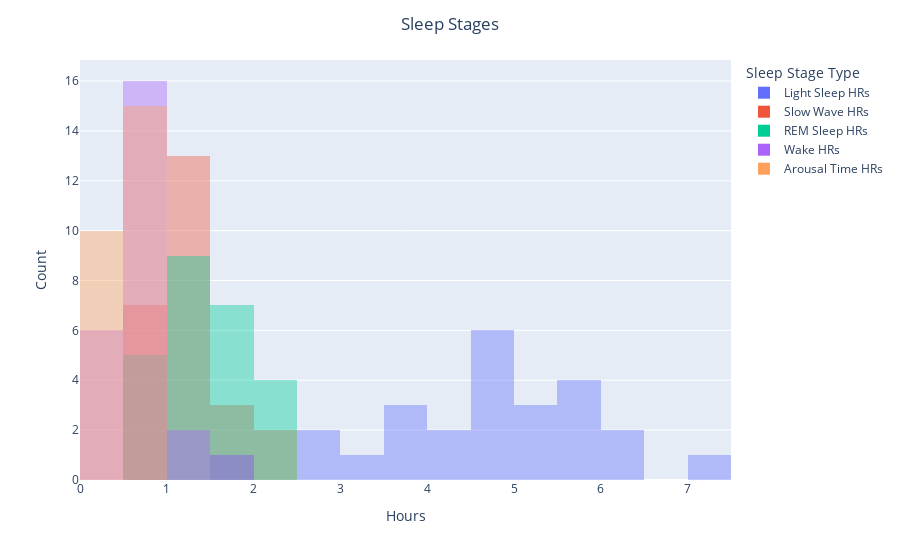

Write notebook code for a chart like this one.
### Markdown cell above
### Sleep Stages in Histogram view
> sleep_stages_hist() in VisableWhoop

### Code cell
sleep_stages_df = df.melt(id_vars="cycle_start", value_vars=["Light Sleep HRs", "Slow Wave HRs", "REM Sleep HRs", "Wake HRs", "Arousal Time HRs"])


fig = px.histogram(sleep_stages_df, x="value", color="variable")

fig.update_traces(overwrite=True, marker={"opacity": 0.4}) 
fig.update_layout(barmode='overlay', title_text='Sleep Stages', title_x=0.5, legend_title="Sleep Stage Type",
                xaxis_title="Hours", yaxis_title="Count")

fig.show()

### Figure 1 — Plotly figure (JSON) as saved in the notebook; plotly's stock layout.template omitted (floating-point values rounded to 4 significant figures)
{"data": [{"alignmentgroup": "True", "bingroup": "x", "hovertemplate": "variable=Light Sleep HRs<br>value=%{x}<br>count=%{y}<extra></extra>", "legendgroup": "Light Sleep HRs", "marker": {"opacity": 0.4}, "name": "Light Sleep HRs", "offsetgroup": "Light Sleep HRs", "orientation": "v", "showlegend": true, "type": "histogram", "x": [5.635, 5.831, 6.258, 3.685, 4.988, 5.538, 4.021, 5.732, 4.501, 3.76, 4.286, 4.969, 4.904, 3.237, 1.859, 5.285, 5.219, 3.83, 2.753, 4.853, 4.623, 2.59, 7.086, 6.106, 5.066], "xaxis": "x", "yaxis": "y"}, {"alignmentgroup": "True", "bingroup": "x", "hovertemplate": "variable=Slow Wave HRs<br>value=%{x}<br>count=%{y}<extra></extra>", "legendgroup": "Slow Wave HRs", "marker": {"opacity": 0.4}, "name": "Slow Wave HRs", "offsetgroup": "Slow Wave HRs", "orientation": "v", "showlegend": true, "type": "histogram", "x": [1.116, 0.9717, 1.133, 0.9244, 1.494, 1.109, 0.8674, 0.9637, 0.9639, 1.133, 1.511, 1.738, 1.159, 2.004, 1.086, 0.8449, 1.642, 2.011, 1.433, 1.385, 1.007, 1.013, 1.383, 0.6671, 1.271], "xaxis": "x", "yaxis": "y"}, {"alignmentgroup": "True", "bingroup": "x", "hovertemplate": "variable=REM Sleep HRs<br>value=%{x}<br>count=%{y}<extra></extra>", "legendgroup": "REM Sleep HRs", "marker": {"opacity": 0.4}, "name": "REM Sleep HRs", "offsetgroup": "REM Sleep HRs", "orientation": "v", "showlegend": true, "type": "histogram", "x": [0.6182, 1.172, 1.382, 1.269, 0.9899, 1.343, 1.463, 0.9158, 1.576, 1.341, 1.697, 1.602, 0.9658, 2.02, 2.131, 1.642, 1.144, 1.946, 1.834, 2.316, 1.135, 1.463, 2.462, 0.5717, 1.569], "xaxis": "x", "yaxis": "y"}, {"alignmentgroup": "True", "bingroup": "x", "hovertemplate": "variable=Wake HRs<br>value=%{x}<br>count=%{y}<extra></extra>", "legendgroup": "Wake HRs", "marker": {"opacity": 0.4}, "name": "Wake HRs", "offsetgroup": "Wake HRs", "orientation": "v", "showlegend": true, "type": "histogram", "x": [0.4979, 0.885, 0.8032, 0.7562, 0.8524, 0.9479, 0.6503, 0.7564, 1.223, 0.4094, 0.6535, 1.665, 0.7417, 1.303, 0.3551, 0.6853, 0.8548, 0.7489, 0.4837, 0.4348, 0.6757, 0.2904, 0.538, 0.5955, 0.7404], "xaxis": "x", "yaxis": "y"}, {"alignmentgroup": "True", "bingroup": "x", "hovertemplate": "variable=Arousal Time HRs<br>value=%{x}<br>count=%{y}<extra></extra>", "legendgroup": "Arousal Time HRs", "marker": {"opacity": 0.4}, "name": "Arousal Time HRs", "offsetgroup": "Arousal Time HRs", "orientation": "v", "showlegend": true, "type": "histogram", "x": [0.3343, 0.2628, 0.6932, 0.4304, 0.6612, 0.6288, 0.3741, 0.7498, 0.7178, 0.4059, 0.6478, 0.5111, 0.5917, 0.5816, 0.2561, 0.5276, 0.5917, 0.5578, 0.2566, 0.263, 0.255, 0.208, 0.533, 0.5423, 0.7343], "xaxis": "x", "yaxis": "y"}], "layout": {"barmode": "overlay", "legend": {"title": {"text": "Sleep Stage Type"}, "tracegroupgap": 0}, "margin": {"t": 60}, "title": {"text": "Sleep Stages", "x": 0.5}, "xaxis": {"anchor": "y", "domain": [0, 1], "title": {"text": "Hours"}}, "yaxis": {"anchor": "x", "domain": [0, 1], "title": {"text": "Count"}}}}
